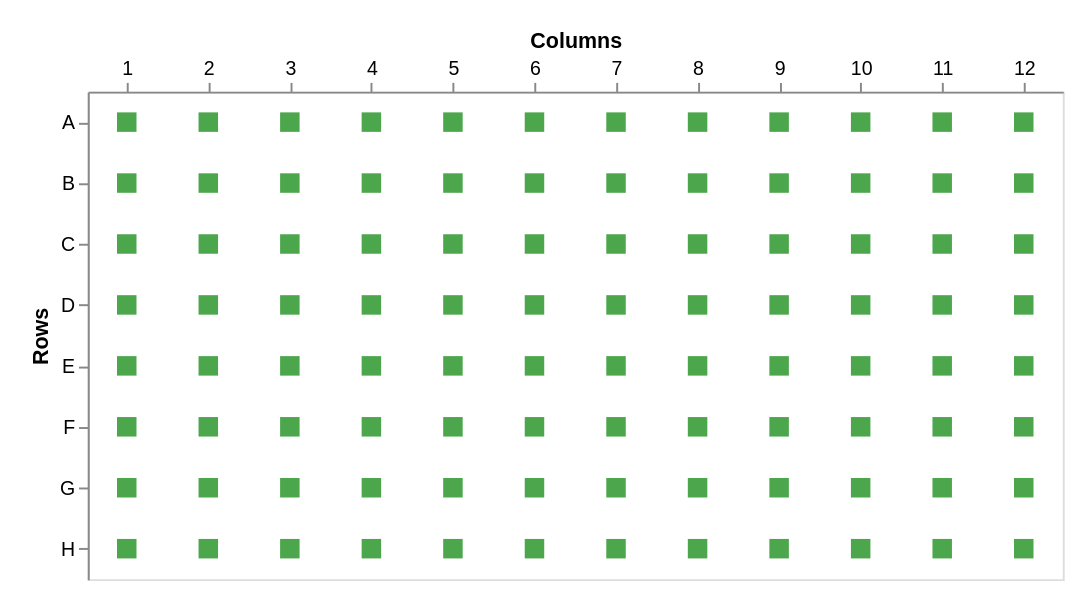

Vega-Lite specification stored for this chart:
### Vega-Lite specification from a JSON file in a GitHub repository (floating-point values rounded to 4 significant figures)
{"width": 500, "height": 250, "padding": 15, "data": {"values": [{"a": "A", "b": 1}, {"a": "A", "b": 2}, {"a": "A", "b": 3}, {"a": "A", "b": 4}, {"a": "A", "b": 5}, {"a": "A", "b": 6}, {"a": "A", "b": 7}, {"a": "A", "b": 8}, {"a": "A", "b": 9}, {"a": "A", "b": 10}, {"a": "A", "b": 11}, {"a": "A", "b": 12}, {"a": "B", "b": 1}, {"a": "B", "b": 2}, {"a": "B", "b": 3}, {"a": "B", "b": 4}, {"a": "B", "b": 5}, {"a": "B", "b": 6}, {"a": "B", "b": 7}, {"a": "B", "b": 8}, {"a": "B", "b": 9}, {"a": "B", "b": 10}, {"a": "B", "b": 11}, {"a": "B", "b": 12}, {"a": "C", "b": 1}, {"a": "C", "b": 2}, {"a": "C", "b": 3}, {"a": "C", "b": 4}, {"a": "C", "b": 5}, {"a": "C", "b": 6}, {"a": "C", "b": 7}, {"a": "C", "b": 8}, {"a": "C", "b": 9}, {"a": "C", "b": 10}, {"a": "C", "b": 11}, {"a": "C", "b": 12}, {"a": "D", "b": 1}, {"a": "D", "b": 2}, {"a": "D", "b": 3}, {"a": "D", "b": 4}, {"a": "D", "b": 5}, {"a": "D", "b": 6}, {"a": "D", "b": 7}, {"a": "D", "b": 8}, {"a": "D", "b": 9}, {"a": "D", "b": 10}, {"a": "D", "b": 11}, {"a": "D", "b": 12}, {"a": "E", "b": 1}, {"a": "E", "b": 2}, {"a": "E", "b": 3}, {"a": "E", "b": 4}, {"a": "E", "b": 5}, {"a": "E", "b": 6}, {"a": "E", "b": 7}, {"a": "E", "b": 8}, {"a": "E", "b": 9}, {"a": "E", "b": 10}, {"a": "E", "b": 11}, {"a": "E", "b": 12}, {"a": "F", "b": 1}, {"a": "F", "b": 2}, {"a": "F", "b": 3}, {"a": "F", "b": 4}, {"a": "F", "b": 5}, {"a": "F", "b": 6}, {"a": "F", "b": 7}, {"a": "F", "b": 8}, {"a": "F", "b": 9}, {"a": "F", "b": 10}, {"a": "F", "b": 11}, {"a": "F", "b": 12}, {"a": "G", "b": 1}, {"a": "G", "b": 2}, {"a": "G", "b": 3}, {"a": "G", "b": 4}, {"a": "G", "b": 5}, {"a": "G", "b": 6}, {"a": "G", "b": 7}, {"a": "G", "b": 8}, {"a": "G", "b": 9}, {"a": "G", "b": 10}, {"a": "G", "b": 11}, {"a": "G", "b": 12}, {"a": "H", "b": 1}, {"a": "H", "b": 2}, {"a": "H", "b": 3}, {"a": "H", "b": 4}, {"a": "H", "b": 5}, {"a": "H", "b": 6}, {"a": "H", "b": 7}, {"a": "H", "b": 8}, {"a": "H", "b": 9}, {"a": "H", "b": 10}, {"a": "H", "b": 11}, {"a": "H", "b": 12}]}, "mark": {"type": "square", "size": 100, "color": "#808080"}, "selection": {"paintbrush": {"type": "interval"}}, "encoding": {"x": {"field": "b", "type": "quantitative", "title": "Columns", "axis": {"orient": "top", "labelAngle": 0, "grid": false, "tickCount": 12}, "scale": {"nice": false, "zero": false, "padding": 20, "rangeStep": 1}}, "y": {"field": "a", "type": "ordinal", "title": "Rows", "axis": {"orient": "left", "labelAngle": 0, "grid": false}, "scale": {"nice": false, "zero": false}}, "color": {"condition": {"selection": "paintbrush", "value": "green"}, "value": "#808080"}}}
